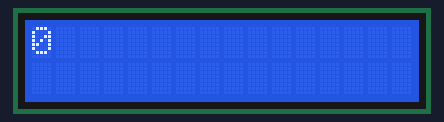
This sketch was run on a simulated Arduino Uno, built with avr-gcc and run on an emulated ATmega328P. Shown: 16×2 character LCD.

Above: at 0.1 s.
At 4.1 s:
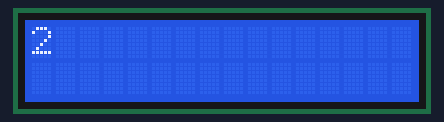
At 8.1 s:
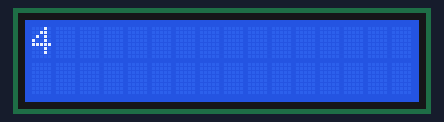
At 18.1 s:
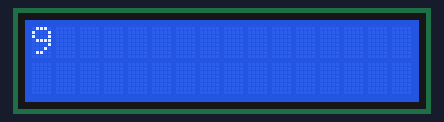
At 28.1 s:
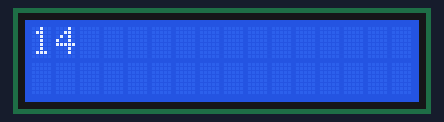
At 38.2 s:
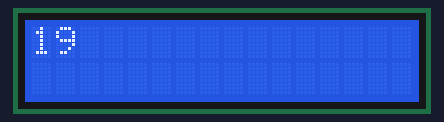

The sketch:

lcdtest_00.ino
```cpp
#include <LiquidCrystal.h>

LiquidCrystal lcd(12, 11, 5, 4, 3, 2);

void setup() {
  lcd.begin(16, 2);
}

void loop() {
  int t = 0;
  while(1) {
    lcd.print(t);
    delay(1000);
    lcd.clear();
    delay(1000);
    t++;
  }
}
```

Measured:
- what the display in image 1 shows lasts 1.0 s, from 4.1 s to 5.1 s
